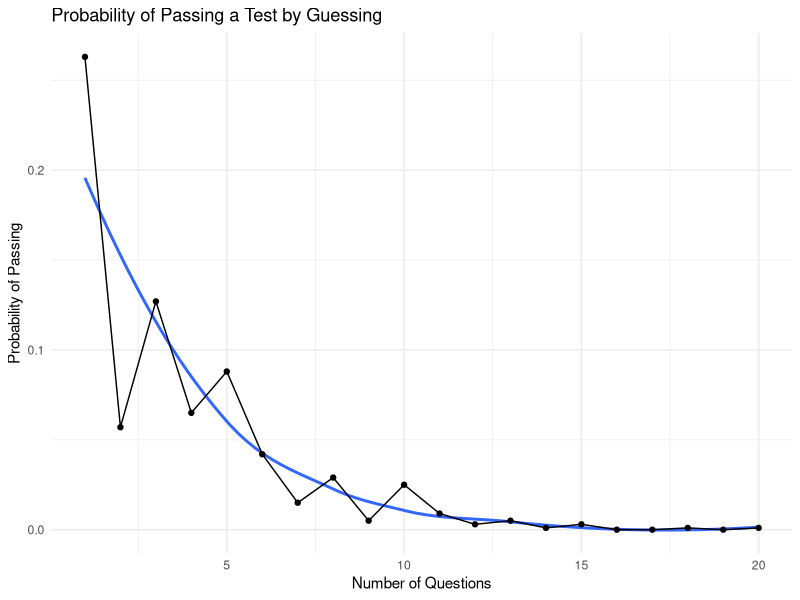

The R source for this figure:
## ---- chunk 1
library(tidyverse)
## ---- chunk 2
test <- function(questions, choices, grade){
  num_correct <- sum(sample(1:choices, questions, replace = TRUE) == 1) 
  return((num_correct / questions) >= grade)
}

set.seed(47)
test_simulation <- map_lgl(1:1000, ~ test(10, 4, .7)) |>
  mean() |>
  print()
## ---- chunk 3
set.seed(47)
test_simulation <- map_lgl(1:1000, ~ test(10, 4, .6)) |>
  mean() |>
  print()
## ---- chunk 4
set.seed(47)
test_simulation <- map_lgl(1:1000, ~ test(20, 4, .6)) |>
  mean() |>
  print()
## ---- chunk 5
#Re-writing our test_simulation as a function

pass_probability <- function(num_questions, num_simulations, num_choices, pct_grade){
  test_simulation <- map_lgl(1:num_simulations, ~ test(num_questions, num_choices, pct_grade))
  return(mean(test_simulation))
}

set.seed(47)
results <- map_dbl(1:20, ~ pass_probability(.x, 1000, 4, .60))

results_table <- tibble(results) |> 
  mutate(questions = c(1:20)) |>
  as.data.frame()

ggplot(results_table, aes(x = questions, y = results)) +
  geom_smooth(se = FALSE) +
  geom_point() +
  geom_line() +
  labs(
    x = "Number of Questions",
    y = "Probability of Passing",
    title = "Probability of Passing a Test by Guessing"
  ) +
  theme_minimal()
